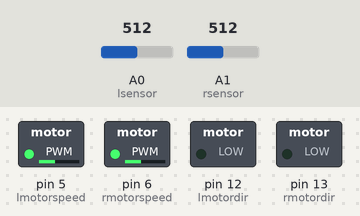
A sketch run on a simulated Arduino Uno, built with avr-gcc and run on an emulated ATmega328P. Parts: switched loads named in the sketch (green lamp = pin HIGH). The test bench sets the inputs (shaded band); at power-on: A0 (lsensor) = 512, A1 (rsensor) = 512. What the sketch prints to the serial monitor is not drawn.

Above: at 1.2 s.
1.3 s: A0 (lsensor) set to 390
At 1.7 s:
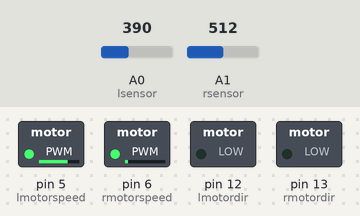
2.8 s: A1 (rsensor) set to 490
At 4.0 s:
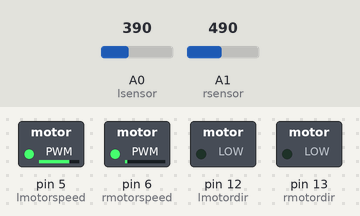
4.3 s: A0 (lsensor) set to 716
At 5.2 s:
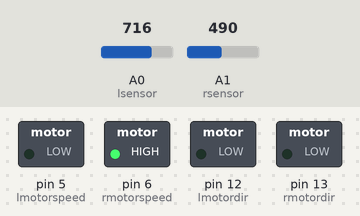
5.8 s: A1 (rsensor) set to 589
At 6.3 s:
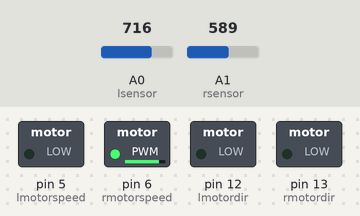
7.3 s: A1 (rsensor) set to 600
At 8.5 s:
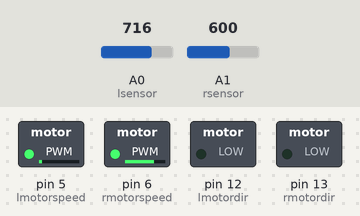
8.8 s: A0 (lsensor) set to 490
At 9.9 s:
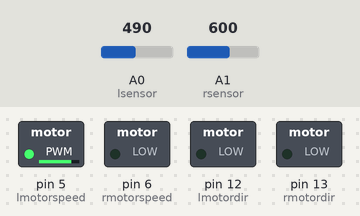
Timing chart, 0 to 11.3 s (numbered marks = the images above; inputs shaded):
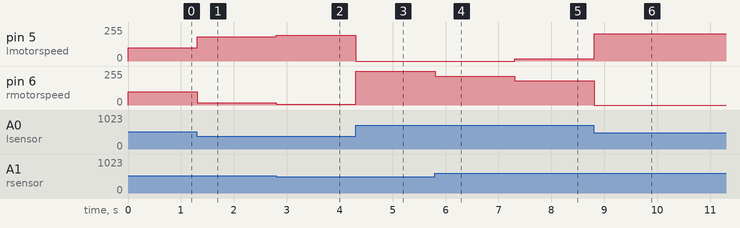

Measured:
- after the input at 1.3 s, pin 5 (lmotorspeed): 100/255 → 182/255 at once; pin 6 (rmotorspeed): 100/255 → 18/255 at once
- after the input at 2.8 s, pin 5 (lmotorspeed): 182/255 → 193/255 at once; pin 6 (rmotorspeed): 18/255 → 7/255 at once
- after the input at 4.3 s, pin 5 (lmotorspeed): 193/255 → 0/255 at once; pin 6 (rmotorspeed): 7/255 → 255/255 at once
- after the input at 5.8 s, pin 6 (rmotorspeed): 255/255 → 215/255 at once
- after the input at 7.3 s, pin 5 (lmotorspeed): 0/255 → 17/255 at once; pin 6 (rmotorspeed): 215/255 → 183/255 at once
- after the input at 8.8 s, pin 5 (lmotorspeed): 17/255 → 204/255 at once; pin 6 (rmotorspeed): 183/255 → 0/255 at once

The sketch:

TeaBot.ino
```cpp
#define lsensor A0
#define rsensor A1

#define lmotordir 12
#define lmotorspeed 5
#define rmotordir 13
#define rmotorspeed 6

#define buzz 1
int lw, lb, lm, rw, rb, rm, l, r, per = 0;
unsigned long perav = 0;

void rul(int speed, int dir) {
  int rr = constrain(speed - dir, 0, 255);
  int ll = constrain(speed + dir, 0, 255) - 0;
  analogWrite(lmotorspeed, ll);
  digitalWrite(lmotordir, LOW);
  analogWrite(rmotorspeed, rr);
  digitalWrite(rmotordir, LOW);

//  Serial.print(dir);
//  Serial.print(" ");
//  Serial.print(ll);
//  Serial.print(" ");
//  Serial.print(rr);
//  Serial.println();
}

void setup() {
  Serial.begin(9600);

  pinMode(lsensor, INPUT);
  pinMode(rsensor, INPUT);

  pinMode(lmotordir, OUTPUT);
  pinMode(lmotorspeed, OUTPUT);
  pinMode(rmotordir, OUTPUT);
  pinMode(rmotorspeed, OUTPUT);

  pinMode(buzz, OUTPUT);
}

void loop() {
  // put your main code here, to run repeatedly:
  l = analogRead(lsensor);
  r = analogRead(rsensor);

//  Serial.print(l);
//  Serial.print(" ");
//  Serial.print(r);
//  Serial.print(" ");
//  Serial.print((l-r) * (-0.8));
//  Serial.println();
  if (l > 400 && r > 400) {
    if (millis() - perav > 500) {
      per++;

      perav = millis();
    }
  }
  Serial.println(per);

  rul(100, (l-r) * (-0.8) + (l-r)*(l-r)*(l-r) * (-0.0008));
//  rul(200, 0);
}
```
